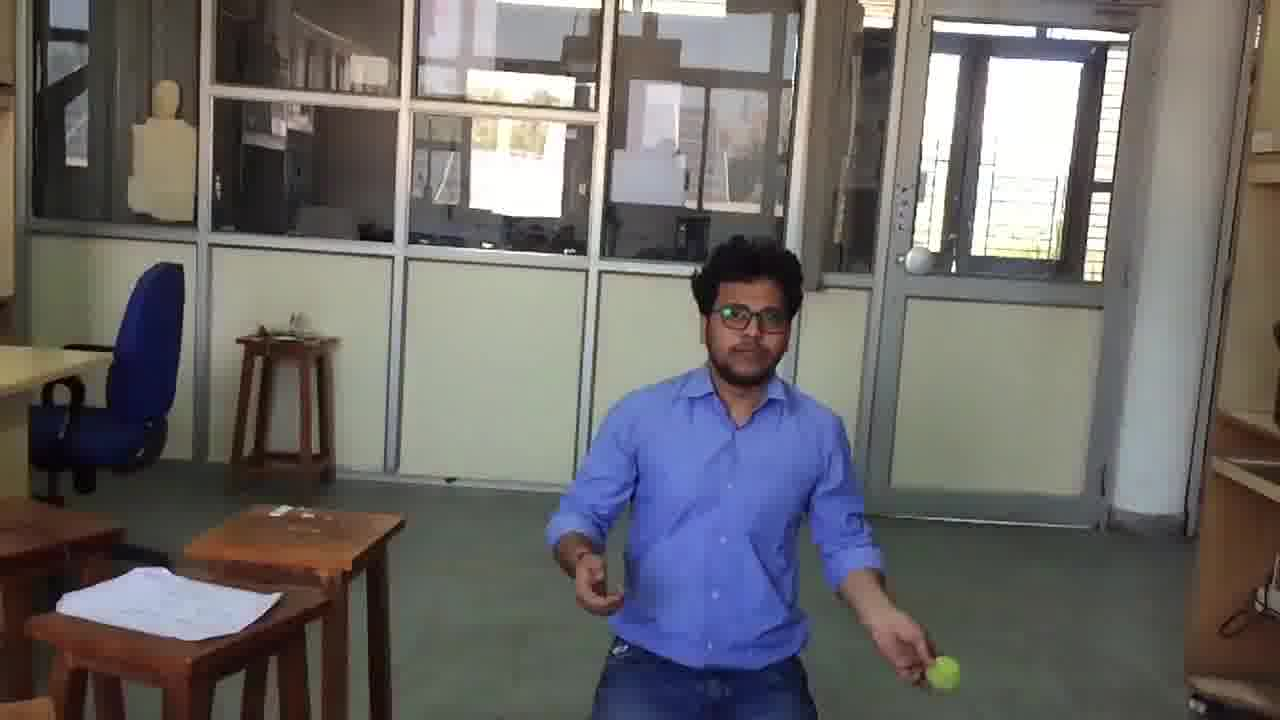
#> input picture Lab 3/1.jpg, 1280 x 720 px; its folder holds only this picture in this run
$ python Solution.py
#> lines starting #> are read from the running program, lines starting #| are printed output that depends on the picture; after the words box and inside, x2 and y2 are one past the last pixel; in counts of white or black regions, pixels touching at a corner belong together
# Importing required libraries
import cv2
# import time
import matplotlib.pyplot as plt
path = "."
xCoord = []
yCoord = []
for i in range(1,34,1):
    IMAGE_PATH = path + "/" + str(i) + ".jpg"
    print(IMAGE_PATH)
    img = cv2.imread(IMAGE_PATH)
#> img is the input picture: shape (720, 1280, 3); mean B, G, R 104.7, 105.6, 108.6

    ## convert to hsv
    hsv = cv2.cvtColor(img, cv2.COLOR_BGR2HSV)
#> hsv: shape (720, 1280, 3); mean H, S, V 50, 54.2, 118.3

    # mask
    mask = cv2.inRange(hsv, (30, 118, 149),(40, 158, 198))  ##  TUNE THIS HSV RANGE
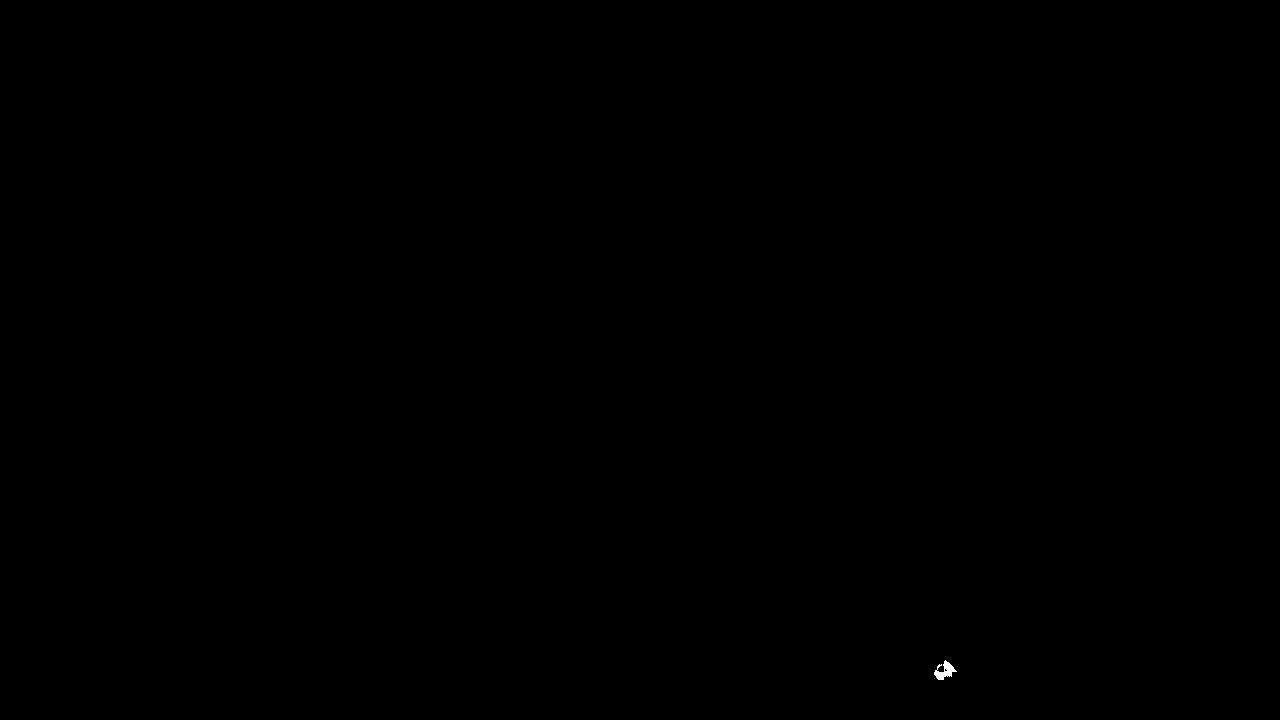
#> mask: shape (720, 1280); 0.02% white; 1 white region

    # convert the grayscale image to binary image
    ret,thresh = cv2.threshold(mask,127,255,cv2.THRESH_BINARY)

    # find contours in the binary image
    contours, hierarchy = cv2.findContours(mask,cv2.RETR_EXTERNAL,cv2.CHAIN_APPROX_SIMPLE)
#> contours = 1 contour; box (x1, y1, x2, y2) and area: (934, 660, 957, 680) 180

    count = 0
    for ct in contours:
        # calculate moments for each contour
        M = cv2.moments(ct)
        # calculate x,y coordinate of center
        if(M["m00"] !=0):
            count = count + 1
            Centroid_X = int(M["m10"] / M["m00"])
            Centroid_Y = int(M["m01"] / M["m00"])
            print(Centroid_X, Centroid_Y)

            # Storing the coordinates to visualize them later
            xCoord.append(Centroid_X)
            yCoord.append(Centroid_Y)
            cv2.circle(img, (Centroid_X, Centroid_Y), 5, (255, 255, 255), -1)
            cv2.putText(img, "centroid", (Centroid_X - 25, Centroid_Y - 25),cv2.FONT_HERSHEY_SIMPLEX, 0.5, (255, 255, 255), 2)
            # For saving the images with centroid marked on the images
            cv2.imwrite(f'IMAGE_{i}.png', img)
#> this loop made 1 pass
#> (count, Centroid_X, Centroid_Y) on pass 1: (1, 944, 670)
#| 944 670
#> after the loop, count = 1; xCoord = [944]; yCoord = [670]
#> (the run stopped early here; a loop or call above may not have finished)
